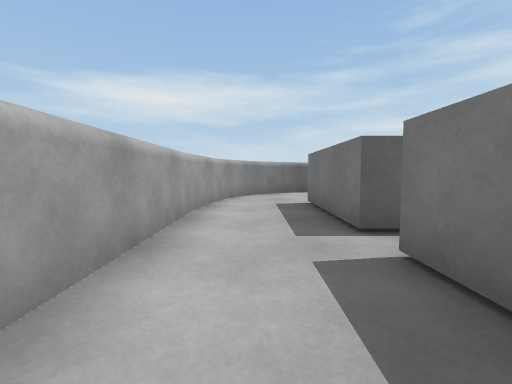
View 1 (above)

16 first-person views from a walk through a scene from a Unity 3-D project. The camera is 0.34 m above the floor, tilts 4° down and sees 85° across. The floor is counted in squares, 0.5 m on a side. Each view is taken from the middle of a square. On the plan, view 1 faces up. The plan holds only what a view shows up to about 9 squares ahead; the rest is blank. The place goes on beyond the plan.

View 2
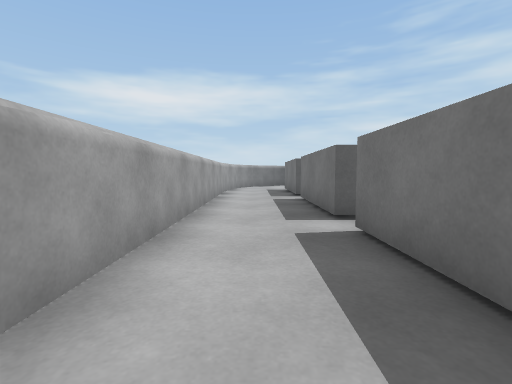

View 3
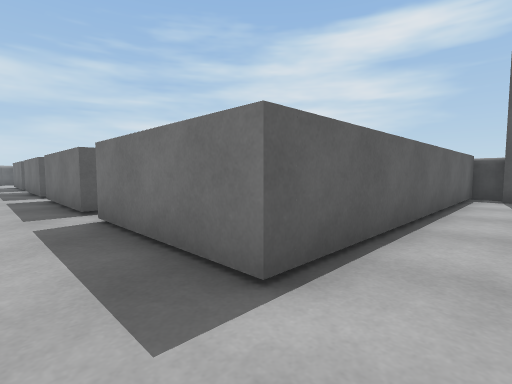

View 4
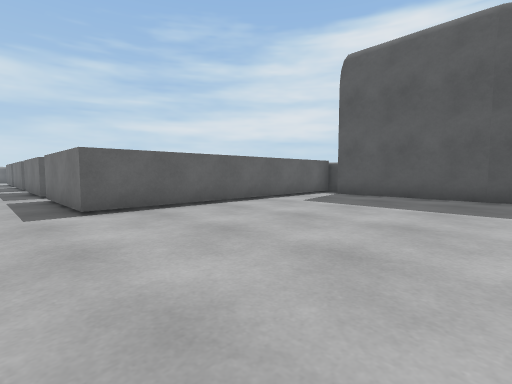

View 5
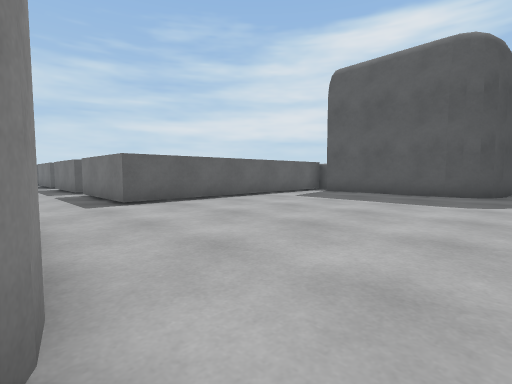

View 6
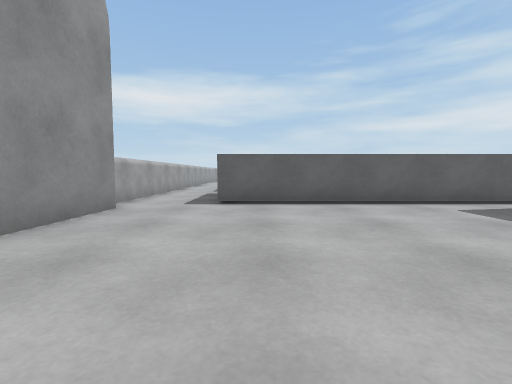

View 7
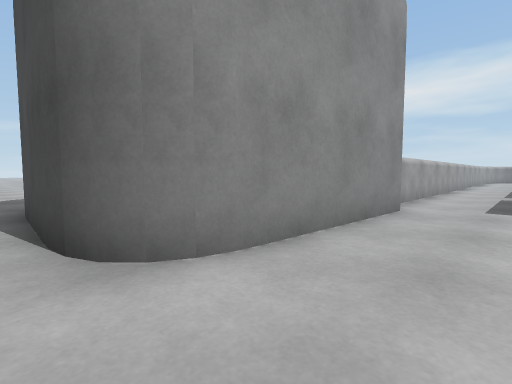

View 8
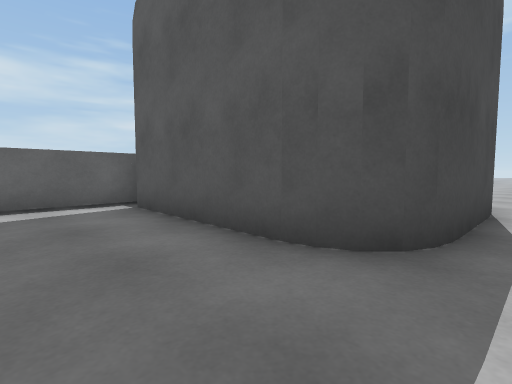

View 9
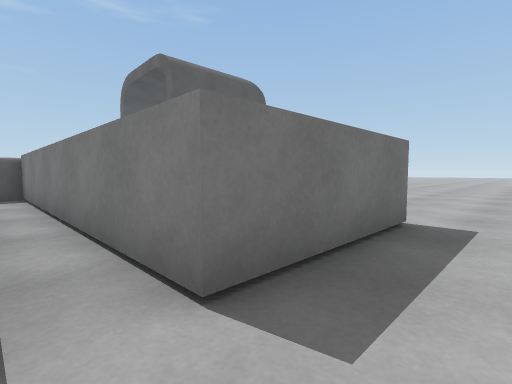

View 10
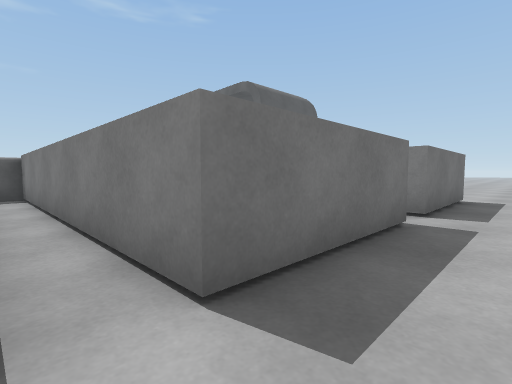

View 11
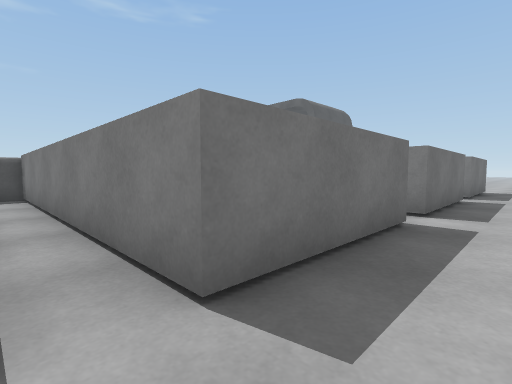

View 12
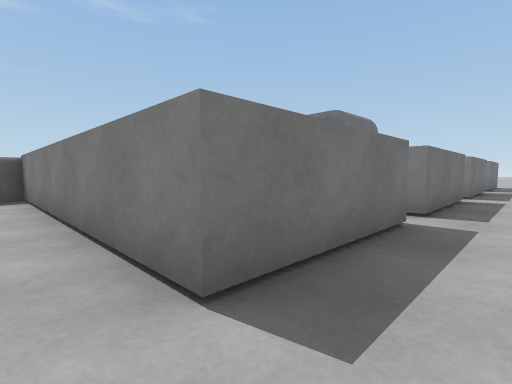

View 13
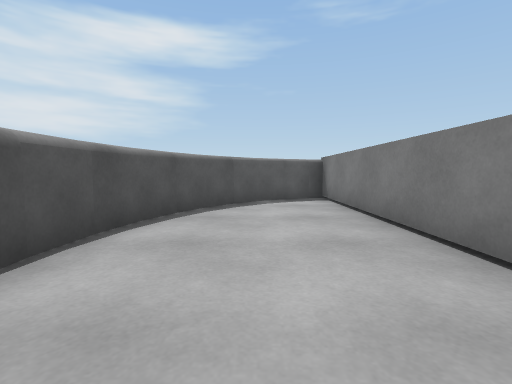

View 14
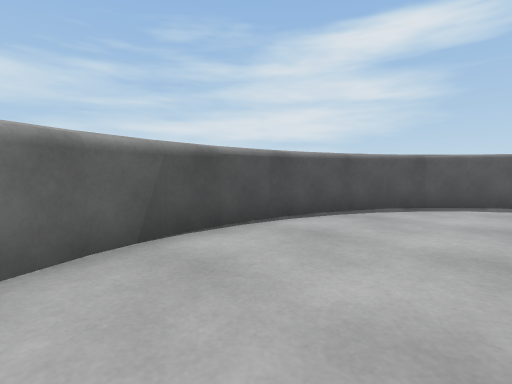

View 15
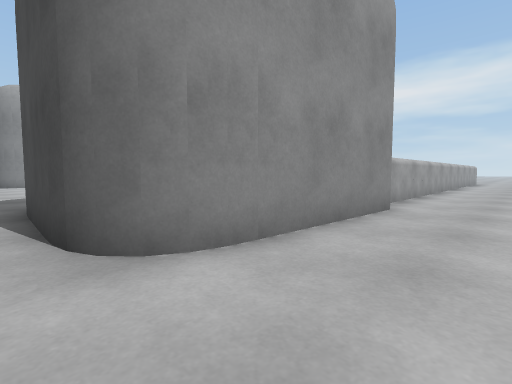

View 16
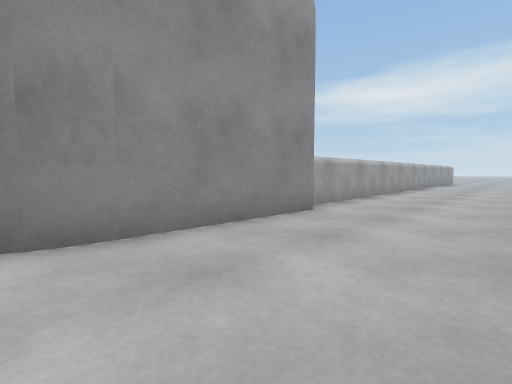

### Floor plan
Key: @ floor where view 1 was taken; # wall or solid block; . floor; ^ raised ledge; O other object.
Columns run from 8 left of view 1 to 16 right of it. Each row starts with its distance up from view 1.
 10          ######
  9         ##....##
  8        ##.......#
  7        #........##
  6        #.OOOOOOOO#
  5        ^.O
  4        ^.O
  3        ^.OO      #
  2        ^.OOOOOOOO#
  1        ^.O
  0        ^@O
 -1        ^.O       #
 -2        ^.OOOOOOOO#
 -3        ^.O
 -4        ^.O           ^..
 -5        ^.O       #   #...
 -6        ^.OOOOOOOO#   #...
 -7        ^.O           #...
 -8        ^.O           #...
 -9        ^.OOOOOOOOO   #...
-10        #........#    #...
-11        #........#    #...
-12        #........#    #...
-13        #........#    #...
-14 ...#####........######...
-15 ........................

Where each view was taken, in squares from view 1:
view 1: 0 up, 0 right, facing up
view 2: 5 down, 0 right, facing up
view 3: 10 down, 0 right, facing up-right
view 4: 14 down, 0 right, facing up-right
view 5: 15 down, 1 left, facing up-right
view 6: 15 down, 2 right, facing up
view 7: 15 down, 1 right, facing up-left
view 8: 15 down, 6 right, facing up-right
view 9: 5 down, 0 right, facing down-right
view 10: 1 down, 0 right, facing down-right
view 11: 3 up, 0 right, facing down-right
view 12: 7 up, 0 right, facing down-right
view 13: 8 up, 1 right, facing right
view 14: 7 up, 1 right, facing up-right
view 15: 15 down, 15 right, facing up-left
view 16: 14 down, 16 right, facing up-left
